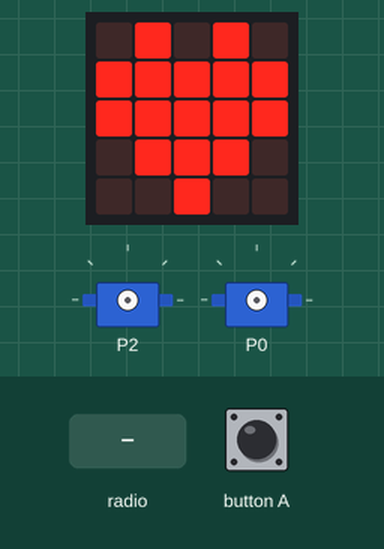
A program run on a simulated BBC micro:bit (MakeCode). Shown: the board's 5×5 LED display, 2 × servo. Inputs (shaded band) come from the test bench.

Above: at 1.8 s.
1.9 s: button A pressed for 0.15 s
At 3.2 s:
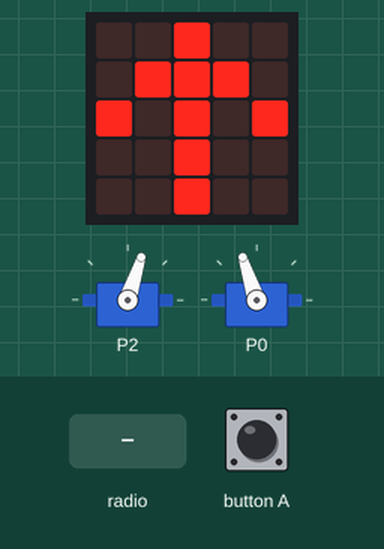
3.5 s: radio message "Pil V" arrives
At 6.3 s:
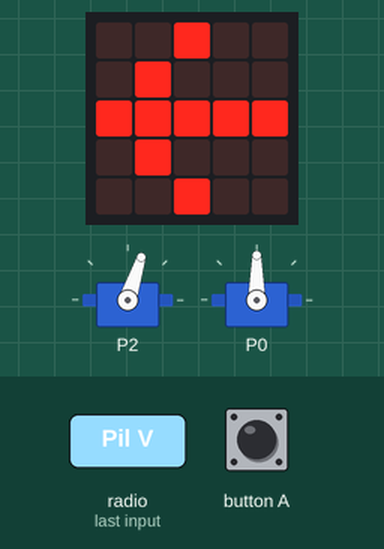
6.5 s: radio message "Pil H" arrives
At 9.3 s:
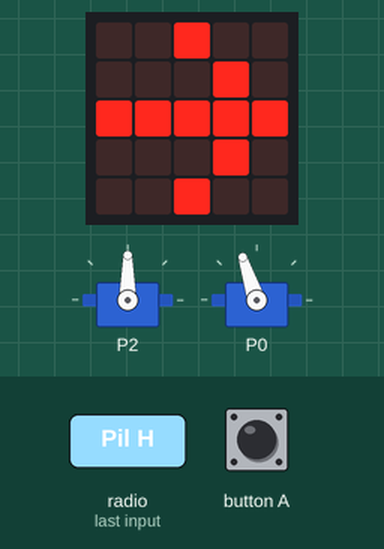
9.5 s: radio message "stopp" arrives
At 11.9 s:
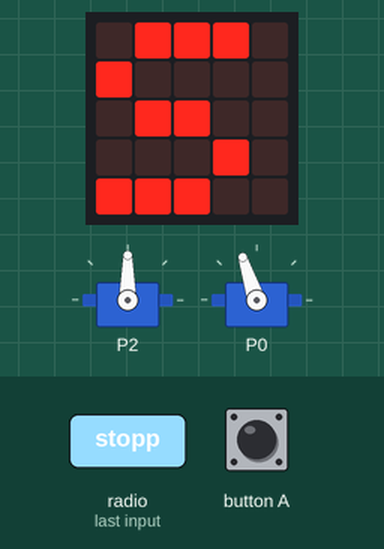
12.2 s: radio message "Annet" arrives
At 12.6 s:
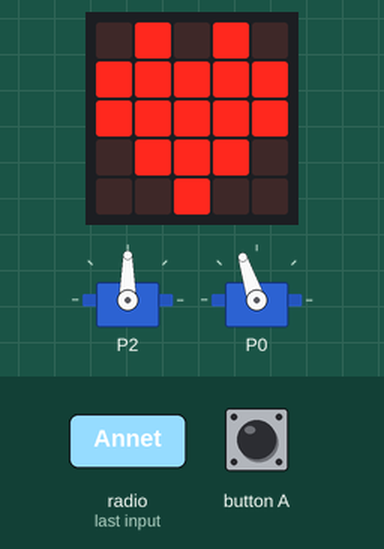
Timing chart, 0 to 15.2 s (numbered marks = the images above; inputs shaded):
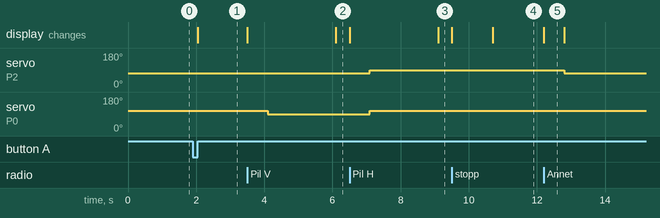

Measured:
- after the input at 1.9 s, the display: changes after 0.15 s (image 1)
- after the input at 3.5 s, servo on P0: 108° → 90° after 0.60 s; the display: first changes at once (image 2 shows a later state)
- after the input at 6.5 s, servo on P2: 72° → 90° after 0.60 s; servo on P0: 90° → 108° after 0.60 s; the display: first changes at once (image 3 shows a later state)
- after the input at 9.5 s, the display: first changes at once (image 4 shows a later state)
- after the input at 12.2 s, servo on P2: 90° → 72° after 0.60 s; the display: changes at once (image 5)
- what the display in image 5 shows lasts 0.6 s, from 12.2 s to 12.8 s

The program:

main.ts
```typescript
input.onButtonPressed(Button.A, function () {
    mottatt = "Annet"
    drive(mottatt)
})
function drive (mottatt: string) {
    if (mottatt == "Pil V") {
        servos.P2.run(-1 * max_fart)
        servos.P0.run(0)
        basic.pause(svingetid)
        basic.showLeds(`
            . . # . .
            . # . . .
            # # # # #
            . # . . .
            . . # . .
            `)
        servos.P0.stop()
        servos.P2.stop()
    } else if (mottatt == "Pil H") {
        servos.P2.run(0)
        servos.P0.run(max_fart)
        basic.pause(svingetid)
        basic.showLeds(`
            . . # . .
            . . . # .
            # # # # #
            . . . # .
            . . # . .
            `)
        servos.P0.stop()
        servos.P2.stop()
    } else if (mottatt == "Annet") {
        servos.P2.run(-1 * max_fart)
        servos.P0.run(max_fart)
        basic.showLeds(`
            . . # . .
            . # # # .
            # . # . #
            . . # . .
            . . # . .
            `)
        basic.pause(2000)
        servos.P2.stop()
        servos.P0.stop()
    } else if (mottatt == "stopp") {
        servos.P2.stop()
        servos.P0.stop()
        basic.showIcon(IconNames.Heart)
        basic.showString("S")
    }
    mottatt = "Stopp"
}
radio.onReceivedString(function (receivedString) {
    mottatt = receivedString
    basic.showIcon(IconNames.Heart)
    drive(mottatt)
})
let mottatt = ""
let max_fart = 0
let svingetid = 0
radio.setGroup(69)
radio.setTransmitPower(7)
svingetid = 2000
let mottatt2 = ""
max_fart = 20
basic.showIcon(IconNames.Heart)
```

test.ts
```typescript
// testene settes inn her; disse vil ikke kompilert så lenge denne pakken blir brukt som en utvidelse.
```
